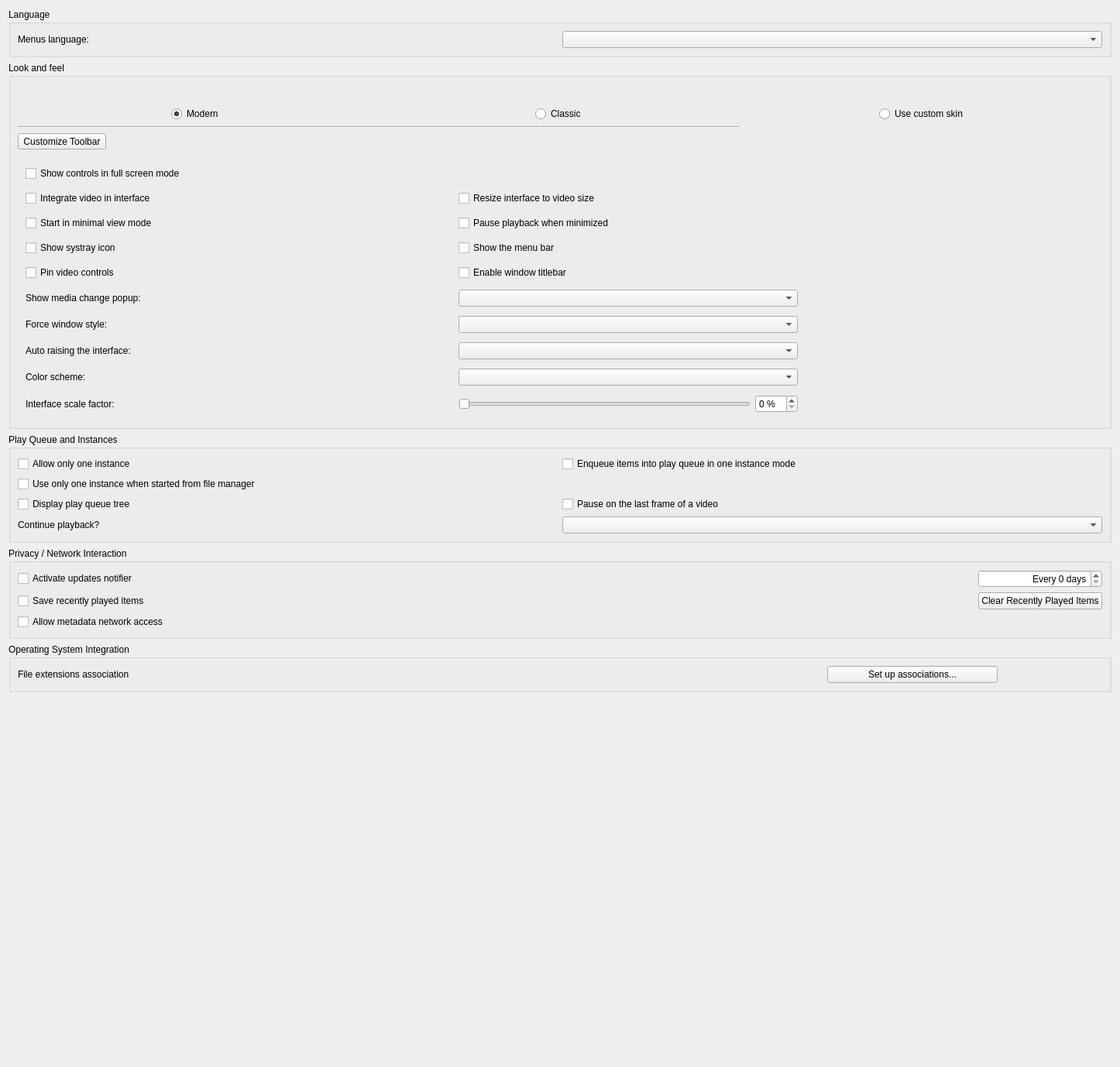
<?xml version="1.0" encoding="UTF-8"?>
<ui version="4.0">
 <author>Jean-Baptiste Kempf</author>
 <class>SPrefsInterface</class>
 <widget class="QWidget" name="SPrefsInterface">
  <property name="geometry">
   <rect>
    <x>0</x>
    <y>0</y>
    <width>1446</width>
    <height>1378</height>
   </rect>
  </property>
  <property name="sizePolicy">
   <sizepolicy hsizetype="Preferred" vsizetype="Minimum">
    <horstretch>0</horstretch>
    <verstretch>0</verstretch>
   </sizepolicy>
  </property>
  <property name="windowTitle">
   <string>Form</string>
  </property>
  <layout class="QVBoxLayout" name="verticalLayout">
   <item>
    <widget class="QGroupBox" name="langBox">
     <property name="title">
      <string>Language</string>
     </property>
     <layout class="QHBoxLayout" name="horizontalLayout">
      <item>
       <widget class="QLabel" name="label">
        <property name="text">
         <string>Menus language:</string>
        </property>
        <property name="buddy">
         <cstring>langCombo</cstring>
        </property>
       </widget>
      </item>
      <item>
       <widget class="QComboBox" name="langCombo"/>
      </item>
     </layout>
    </widget>
   </item>
   <item>
    <widget class="QGroupBox" name="LooknfeelBox">
     <property name="title">
      <string>Look and feel</string>
     </property>
     <layout class="QVBoxLayout" name="LooknfeelLayout">
      <property name="bottomMargin">
       <number>0</number>
      </property>
      <item>
       <widget class="QWidget" name="LooknfeelSelection" native="true">
        <layout class="QGridLayout" name="LooknfeelSelection_l">
         <property name="leftMargin">
          <number>0</number>
         </property>
         <property name="topMargin">
          <number>0</number>
         </property>
         <property name="rightMargin">
          <number>0</number>
         </property>
         <property name="bottomMargin">
          <number>0</number>
         </property>
         <item row="0" column="3">
          <layout class="QVBoxLayout" name="verticalLayout_2">
           <item>
            <widget class="QPushButton" name="skinImage">
             <property name="toolTip">
              <string>Heimdall will use custom skin.</string>
             </property>
             <property name="text">
              <string/>
             </property>
             <property name="icon">
              <iconset>
               <normaloff>:/prefsmenu/sample_skins.png</normaloff>:/prefsmenu/sample_skins.png</iconset>
             </property>
             <property name="iconSize">
              <size>
               <width>244</width>
               <height>145</height>
              </size>
             </property>
             <property name="flat">
              <bool>true</bool>
             </property>
            </widget>
           </item>
           <item alignment="Qt::AlignHCenter">
            <widget class="QRadioButton" name="skins">
             <property name="toolTip">
              <string>Heimdall will use custom skin.</string>
             </property>
             <property name="text">
              <string>Use custom skin</string>
             </property>
            </widget>
           </item>
          </layout>
         </item>
         <item row="0" column="1">
          <layout class="QVBoxLayout" name="verticalLayout_8">
           <item>
            <widget class="QPushButton" name="modernImage">
             <property name="toolTip">
              <string>Heimdall will use a modern layout with
no menubar or pinned controls but
with client-side decoration.</string>
             </property>
             <property name="text">
              <string/>
             </property>
             <property name="icon">
              <iconset>
               <normaloff>:/prefsmenu/sample_minimal.png</normaloff>:/prefsmenu/sample_minimal.png</iconset>
             </property>
             <property name="iconSize">
              <size>
               <width>244</width>
               <height>145</height>
              </size>
             </property>
             <property name="flat">
              <bool>true</bool>
             </property>
            </widget>
           </item>
           <item alignment="Qt::AlignHCenter">
            <widget class="QRadioButton" name="modernButton">
             <property name="toolTip">
              <string>Heimdall will use a modern layout with
no menubar or pinned controls but
with client-side decoration.</string>
             </property>
             <property name="text">
              <string>Modern</string>
             </property>
             <property name="checked">
              <bool>true</bool>
             </property>
            </widget>
           </item>
          </layout>
         </item>
         <item row="0" column="2">
          <layout class="QVBoxLayout" name="verticalLayout_7">
           <item>
            <widget class="QPushButton" name="classicImage">
             <property name="toolTip">
              <string>Heimdall will use a classic layout with
a menubar and pinned controls but
with no client-side decoration.</string>
             </property>
             <property name="text">
              <string/>
             </property>
             <property name="icon">
              <iconset>
               <normaloff>:/prefsmenu/sample_complete.png</normaloff>:/prefsmenu/sample_complete.png</iconset>
             </property>
             <property name="iconSize">
              <size>
               <width>244</width>
               <height>145</height>
              </size>
             </property>
             <property name="flat">
              <bool>true</bool>
             </property>
            </widget>
           </item>
           <item alignment="Qt::AlignHCenter">
            <widget class="QRadioButton" name="classicButton">
             <property name="toolTip">
              <string>Heimdall will use a classic layout with
a menubar and pinned controls but
with no client-side decoration.</string>
             </property>
             <property name="text">
              <string>Classic</string>
             </property>
            </widget>
           </item>
          </layout>
         </item>
         <item row="1" column="1" colspan="2">
          <widget class="Line" name="line">
           <property name="orientation">
            <enum>Qt::Horizontal</enum>
           </property>
          </widget>
         </item>
        </layout>
       </widget>
      </item>
      <item>
       <widget class="QToolButton" name="toolbarEditor">
        <property name="text">
         <string>Customize Toolbar</string>
        </property>
       </widget>
      </item>
      <item>
       <widget class="QStackedWidget" name="styleStackedWidget">
        <property name="currentIndex">
         <number>0</number>
        </property>
        <widget class="QWidget" name="nativePage">
         <layout class="QHBoxLayout" name="horizontalLayout_4">
          <property name="leftMargin">
           <number>0</number>
          </property>
          <property name="rightMargin">
           <number>0</number>
          </property>
          <item>
           <widget class="QWidget" name="native_zone" native="true">
            <property name="sizePolicy">
             <sizepolicy hsizetype="Preferred" vsizetype="Preferred">
              <horstretch>10</horstretch>
              <verstretch>0</verstretch>
             </sizepolicy>
            </property>
            <layout class="QGridLayout">
             <property name="leftMargin">
              <number>10</number>
             </property>
             <property name="topMargin">
              <number>0</number>
             </property>
             <property name="bottomMargin">
              <number>0</number>
             </property>
             <item row="1" column="2" colspan="2">
              <widget class="QCheckBox" name="resizingBox">
               <property name="text">
                <string>Resize interface to video size</string>
               </property>
              </widget>
             </item>
             <item row="6" column="2" colspan="2">
              <widget class="QComboBox" name="notificationCombo"/>
             </item>
             <item row="1" column="4">
              <spacer name="horizontalSpacer_7">
               <property name="orientation">
                <enum>Qt::Horizontal</enum>
               </property>
               <property name="sizeHint" stdset="0">
                <size>
                 <width>20</width>
                 <height>20</height>
                </size>
               </property>
              </spacer>
             </item>
             <item row="1" column="1">
              <spacer name="horizontalSpacer_3">
               <property name="orientation">
                <enum>Qt::Horizontal</enum>
               </property>
               <property name="sizeHint" stdset="0">
                <size>
                 <width>40</width>
                 <height>20</height>
                </size>
               </property>
              </spacer>
             </item>
             <item row="5" column="2">
              <widget class="QCheckBox" name="titleBarCheckBox">
               <property name="text">
                <string>Enable window titlebar</string>
               </property>
              </widget>
             </item>
             <item row="1" column="0">
              <widget class="QCheckBox" name="embedVideo">
               <property name="text">
                <string>Integrate video in interface</string>
               </property>
              </widget>
             </item>
             <item row="12" column="2" colspan="2">
              <widget class="QComboBox" name="autoRaiseComboBox"/>
             </item>
             <item row="6" column="0">
              <widget class="QLabel" name="notificationComboLabel">
               <property name="text">
                <string>Show media change popup:</string>
               </property>
               <property name="buddy">
                <cstring>notificationCombo</cstring>
               </property>
              </widget>
             </item>
             <item row="4" column="0" colspan="2">
              <widget class="QCheckBox" name="systrayBox">
               <property name="text">
                <string>Show systray icon</string>
               </property>
              </widget>
             </item>
             <item row="10" column="0">
              <widget class="QLabel" name="stylesLabel">
               <property name="sizePolicy">
                <sizepolicy hsizetype="Maximum" vsizetype="Preferred">
                 <horstretch>0</horstretch>
                 <verstretch>0</verstretch>
                </sizepolicy>
               </property>
               <property name="text">
                <string>Force window style:</string>
               </property>
               <property name="buddy">
                <cstring>stylesCombo</cstring>
               </property>
              </widget>
             </item>
             <item row="14" column="3">
              <widget class="QSpinBox" name="intfScaleFactorSpinBox">
               <property name="suffix">
                <string> %</string>
               </property>
               <property name="singleStep">
                <number>5</number>
               </property>
              </widget>
             </item>
             <item row="13" column="0">
              <widget class="QLabel" name="colorSchemeLabel">
               <property name="text">
                <string>Color scheme:</string>
               </property>
               <property name="buddy">
                <cstring>colorSchemeComboBox</cstring>
               </property>
              </widget>
             </item>
             <item row="3" column="0">
              <widget class="QCheckBox" name="minimalviewBox">
               <property name="text">
                <string>Start in minimal view mode</string>
               </property>
              </widget>
             </item>
             <item row="12" column="0">
              <widget class="QLabel" name="autoRaiseLabel">
               <property name="text">
                <string>Auto raising the interface:</string>
               </property>
               <property name="buddy">
                <cstring>autoRaiseComboBox</cstring>
               </property>
              </widget>
             </item>
             <item row="10" column="2" colspan="2">
              <widget class="QComboBox" name="stylesCombo"/>
             </item>
             <item row="14" column="2">
              <widget class="QSlider" name="intfScaleFactorSlider">
               <property name="tracking">
                <bool>false</bool>
               </property>
               <property name="orientation">
                <enum>Qt::Horizontal</enum>
               </property>
              </widget>
             </item>
             <item row="3" column="2" colspan="2">
              <widget class="QCheckBox" name="pauseMinimizedBox">
               <property name="text">
                <string>Pause playback when minimized</string>
               </property>
              </widget>
             </item>
             <item row="14" column="0">
              <widget class="QLabel" name="scaleFactorLabel">
               <property name="text">
                <string>Interface scale factor:</string>
               </property>
               <property name="buddy">
                <cstring>intfScaleFactorSlider</cstring>
               </property>
              </widget>
             </item>
             <item row="4" column="2">
              <widget class="QCheckBox" name="menuBarCheck">
               <property name="text">
                <string>Show the menu bar</string>
               </property>
              </widget>
             </item>
             <item row="0" column="0" colspan="5">
              <widget class="QCheckBox" name="fsController">
               <property name="text">
                <string>Show controls in full screen mode</string>
               </property>
              </widget>
             </item>
             <item row="13" column="2" colspan="2">
              <widget class="QComboBox" name="colorSchemeComboBox"/>
             </item>
             <item row="5" column="0" colspan="2">
              <widget class="QCheckBox" name="pinVideoControlsCheckbox">
               <property name="toolTip">
                <string>Disables autohiding of controls when playing videos</string>
               </property>
               <property name="text">
                <string>Pin video controls</string>
               </property>
              </widget>
             </item>
            </layout>
           </widget>
          </item>
         </layout>
        </widget>
        <widget class="QWidget" name="skinsPage">
         <layout class="QHBoxLayout" name="horizontalLayout_5">
          <property name="leftMargin">
           <number>0</number>
          </property>
          <property name="rightMargin">
           <number>0</number>
          </property>
          <item>
           <widget class="QWidget" name="skins_zone" native="true">
            <property name="enabled">
             <bool>true</bool>
            </property>
            <property name="sizePolicy">
             <sizepolicy hsizetype="Preferred" vsizetype="Preferred">
              <horstretch>0</horstretch>
              <verstretch>0</verstretch>
             </sizepolicy>
            </property>
            <layout class="QGridLayout" name="gridLayout_7">
             <property name="leftMargin">
              <number>0</number>
             </property>
             <property name="topMargin">
              <number>0</number>
             </property>
             <property name="rightMargin">
              <number>0</number>
             </property>
             <property name="bottomMargin">
              <number>0</number>
             </property>
             <item row="2" column="1" colspan="3">
              <widget class="QLabel" name="skinsLabel">
               <property name="sizePolicy">
                <sizepolicy hsizetype="Preferred" vsizetype="Preferred">
                 <horstretch>0</horstretch>
                 <verstretch>0</verstretch>
                </sizepolicy>
               </property>
               <property name="frameShape">
                <enum>QFrame::NoFrame</enum>
               </property>
               <property name="text">
                <string notr="true">-This is the skinsLabel place-</string>
               </property>
               <property name="textFormat">
                <enum>Qt::RichText</enum>
               </property>
               <property name="scaledContents">
                <bool>false</bool>
               </property>
               <property name="alignment">
                <set>Qt::AlignLeading|Qt::AlignLeft|Qt::AlignTop</set>
               </property>
               <property name="wordWrap">
                <bool>true</bool>
               </property>
               <property name="margin">
                <number>5</number>
               </property>
               <property name="openExternalLinks">
                <bool>true</bool>
               </property>
              </widget>
             </item>
             <item row="1" column="3">
              <widget class="QPushButton" name="skinBrowse">
               <property name="sizePolicy">
                <sizepolicy hsizetype="Maximum" vsizetype="Fixed">
                 <horstretch>0</horstretch>
                 <verstretch>0</verstretch>
                </sizepolicy>
               </property>
               <property name="text">
                <string>Choose...</string>
               </property>
              </widget>
             </item>
             <item row="1" column="2">
              <widget class="QLineEdit" name="fileSkin">
               <property name="sizePolicy">
                <sizepolicy hsizetype="MinimumExpanding" vsizetype="Fixed">
                 <horstretch>0</horstretch>
                 <verstretch>0</verstretch>
                </sizepolicy>
               </property>
              </widget>
             </item>
             <item row="1" column="1">
              <widget class="QLabel" name="skinFileLabel">
               <property name="text">
                <string>Skin resource file:</string>
               </property>
               <property name="alignment">
                <set>Qt::AlignRight|Qt::AlignTrailing|Qt::AlignVCenter</set>
               </property>
               <property name="buddy">
                <cstring>fileSkin</cstring>
               </property>
              </widget>
             </item>
            </layout>
           </widget>
          </item>
         </layout>
        </widget>
       </widget>
      </item>
     </layout>
    </widget>
   </item>
   <item>
    <widget class="QGroupBox" name="PlaylistAndInstancesBox">
     <property name="title">
      <string>Play Queue and Instances</string>
     </property>
     <layout class="QGridLayout" name="gridLayout_2">
      <item row="4" column="1">
       <widget class="QComboBox" name="continuePlaybackComboBox">
        <property name="enabled">
         <bool>true</bool>
        </property>
       </widget>
      </item>
      <item row="2" column="0">
       <widget class="QCheckBox" name="treePlaylist">
        <property name="text">
         <string>Display play queue tree</string>
        </property>
       </widget>
      </item>
      <item row="0" column="0">
       <widget class="QCheckBox" name="OneInterfaceMode">
        <property name="text">
         <string>Allow only one instance</string>
        </property>
       </widget>
      </item>
      <item row="1" column="0" colspan="2">
       <widget class="QCheckBox" name="oneInstanceFromFile">
        <property name="text">
         <string>Use only one instance when started from file manager</string>
        </property>
       </widget>
      </item>
      <item row="0" column="1">
       <widget class="QCheckBox" name="EnqueueOneInterfaceMode">
        <property name="text">
         <string>Enqueue items into play queue in one instance mode</string>
        </property>
       </widget>
      </item>
      <item row="2" column="1">
       <widget class="QCheckBox" name="playPauseBox">
        <property name="text">
         <string>Pause on the last frame of a video</string>
        </property>
       </widget>
      </item>
      <item row="4" column="0">
       <widget class="QLabel" name="continuePlaybackLabel">
        <property name="text">
         <string>Continue playback?</string>
        </property>
        <property name="buddy">
         <cstring>continuePlaybackComboBox</cstring>
        </property>
       </widget>
      </item>
     </layout>
    </widget>
   </item>
   <item>
    <widget class="QGroupBox" name="groupBox_2">
     <property name="title">
      <string>Privacy / Network Interaction</string>
     </property>
     <layout class="QGridLayout" name="gridLayout_3">
      <item row="0" column="2">
       <widget class="QSpinBox" name="updatesDays">
        <property name="alignment">
         <set>Qt::AlignRight|Qt::AlignTrailing|Qt::AlignVCenter</set>
        </property>
        <property name="suffix">
         <string> days</string>
        </property>
        <property name="prefix">
         <string>Every </string>
        </property>
       </widget>
      </item>
      <item row="1" column="0">
       <widget class="QCheckBox" name="saveRecentlyPlayed">
        <property name="text">
         <string>Save recently played items</string>
        </property>
       </widget>
      </item>
      <item row="1" column="2">
       <widget class="QPushButton" name="clearRecent">
        <property name="text">
         <string>Clear Recently Played Items</string>
        </property>
       </widget>
      </item>
      <item row="2" column="0">
       <widget class="QCheckBox" name="MetadataNetworkAccessMode">
        <property name="text">
         <string>Allow metadata network access</string>
        </property>
       </widget>
      </item>
      <item row="1" column="1">
       <spacer name="clearRecentSpacer">
        <property name="orientation">
         <enum>Qt::Horizontal</enum>
        </property>
        <property name="sizeHint" stdset="0">
         <size>
          <width>40</width>
          <height>20</height>
         </size>
        </property>
       </spacer>
      </item>
      <item row="0" column="0">
       <widget class="QCheckBox" name="updatesBox">
        <property name="text">
         <string>Activate updates notifier</string>
        </property>
       </widget>
      </item>
     </layout>
    </widget>
   </item>
   <item>
    <widget class="QGroupBox" name="osGroupBox">
     <property name="title">
      <string>Operating System Integration</string>
     </property>
     <layout class="QGridLayout" name="gridLayout_4">
      <item row="2" column="0">
       <widget class="QLabel" name="assocLabel">
        <property name="sizePolicy">
         <sizepolicy hsizetype="Maximum" vsizetype="Preferred">
          <horstretch>0</horstretch>
          <verstretch>0</verstretch>
         </sizepolicy>
        </property>
        <property name="text">
         <string>File extensions association</string>
        </property>
       </widget>
      </item>
      <item row="2" column="1">
       <spacer name="horizontalSpacer_6">
        <property name="orientation">
         <enum>Qt::Horizontal</enum>
        </property>
        <property name="sizeHint" stdset="0">
         <size>
          <width>40</width>
          <height>20</height>
         </size>
        </property>
       </spacer>
      </item>
      <item row="2" column="2">
       <widget class="QPushButton" name="assoButton">
        <property name="sizePolicy">
         <sizepolicy hsizetype="Preferred" vsizetype="Fixed">
          <horstretch>0</horstretch>
          <verstretch>0</verstretch>
         </sizepolicy>
        </property>
        <property name="minimumSize">
         <size>
          <width>220</width>
          <height>0</height>
         </size>
        </property>
        <property name="text">
         <string>Set up associations...</string>
        </property>
       </widget>
      </item>
      <item row="2" column="3">
       <spacer name="horizontalSpacer_8">
        <property name="orientation">
         <enum>Qt::Horizontal</enum>
        </property>
        <property name="sizeType">
         <enum>QSizePolicy::Minimum</enum>
        </property>
        <property name="sizeHint" stdset="0">
         <size>
          <width>135</width>
          <height>20</height>
         </size>
        </property>
       </spacer>
      </item>
     </layout>
    </widget>
   </item>
   <item>
    <spacer name="verticalSpacer">
     <property name="orientation">
      <enum>Qt::Vertical</enum>
     </property>
     <property name="sizeHint" stdset="0">
      <size>
       <width>20</width>
       <height>0</height>
      </size>
     </property>
    </spacer>
   </item>
  </layout>
 </widget>
 <tabstops>
  <tabstop>langCombo</tabstop>
  <tabstop>fsController</tabstop>
  <tabstop>embedVideo</tabstop>
  <tabstop>resizingBox</tabstop>
  <tabstop>minimalviewBox</tabstop>
  <tabstop>pauseMinimizedBox</tabstop>
  <tabstop>systrayBox</tabstop>
  <tabstop>menuBarCheck</tabstop>
  <tabstop>pinVideoControlsCheckbox</tabstop>
  <tabstop>titleBarCheckBox</tabstop>
  <tabstop>notificationCombo</tabstop>
  <tabstop>stylesCombo</tabstop>
  <tabstop>autoRaiseComboBox</tabstop>
  <tabstop>colorSchemeComboBox</tabstop>
  <tabstop>intfScaleFactorSlider</tabstop>
  <tabstop>intfScaleFactorSpinBox</tabstop>
  <tabstop>fileSkin</tabstop>
  <tabstop>skinBrowse</tabstop>
  <tabstop>OneInterfaceMode</tabstop>
  <tabstop>EnqueueOneInterfaceMode</tabstop>
  <tabstop>oneInstanceFromFile</tabstop>
  <tabstop>treePlaylist</tabstop>
  <tabstop>playPauseBox</tabstop>
  <tabstop>continuePlaybackComboBox</tabstop>
  <tabstop>updatesBox</tabstop>
  <tabstop>updatesDays</tabstop>
  <tabstop>saveRecentlyPlayed</tabstop>
  <tabstop>clearRecent</tabstop>
  <tabstop>MetadataNetworkAccessMode</tabstop>
  <tabstop>assoButton</tabstop>
 </tabstops>
 <resources/>
 <connections/>
</ui>
